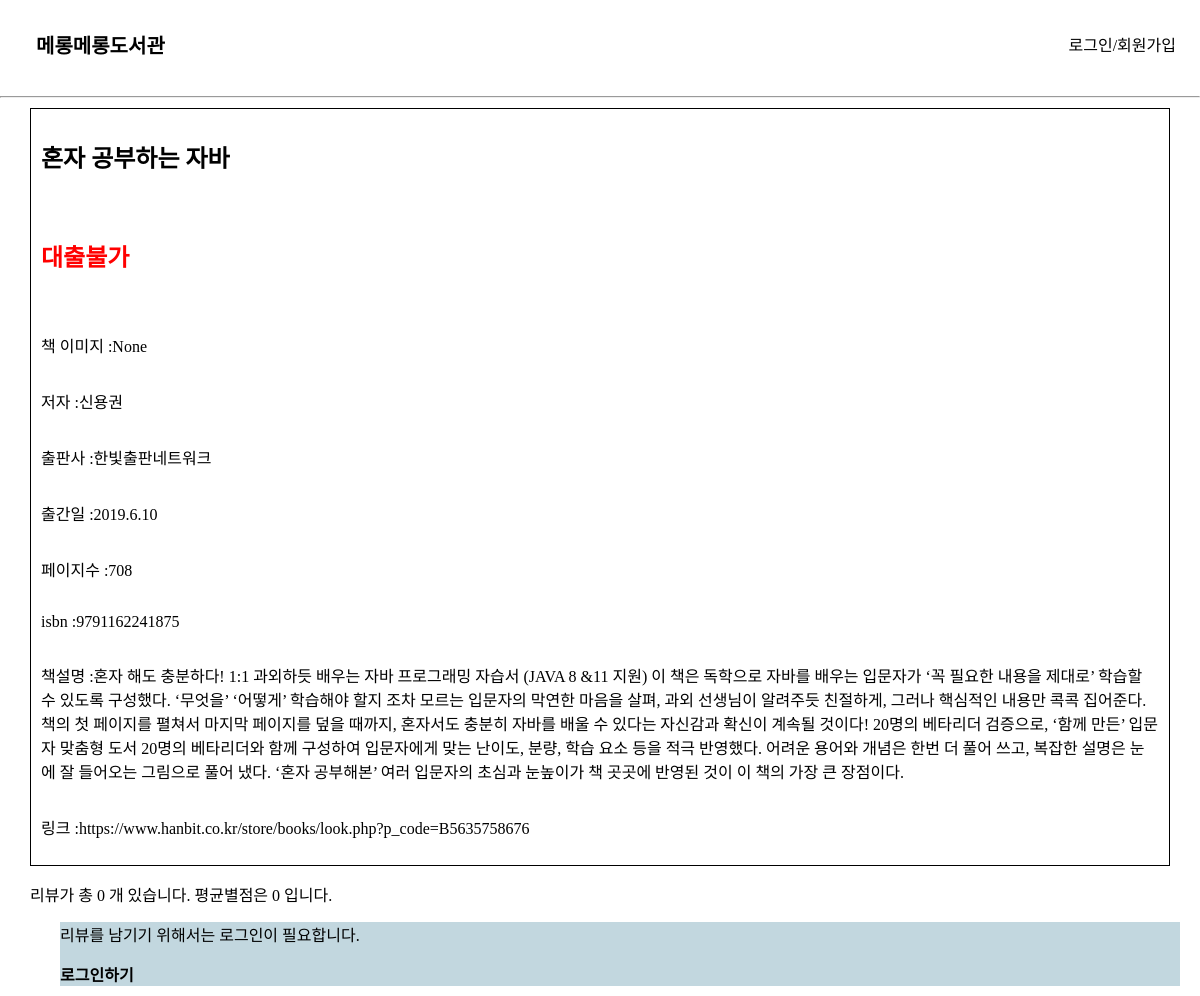
The page /book_info/29 on the database as committed earlier.
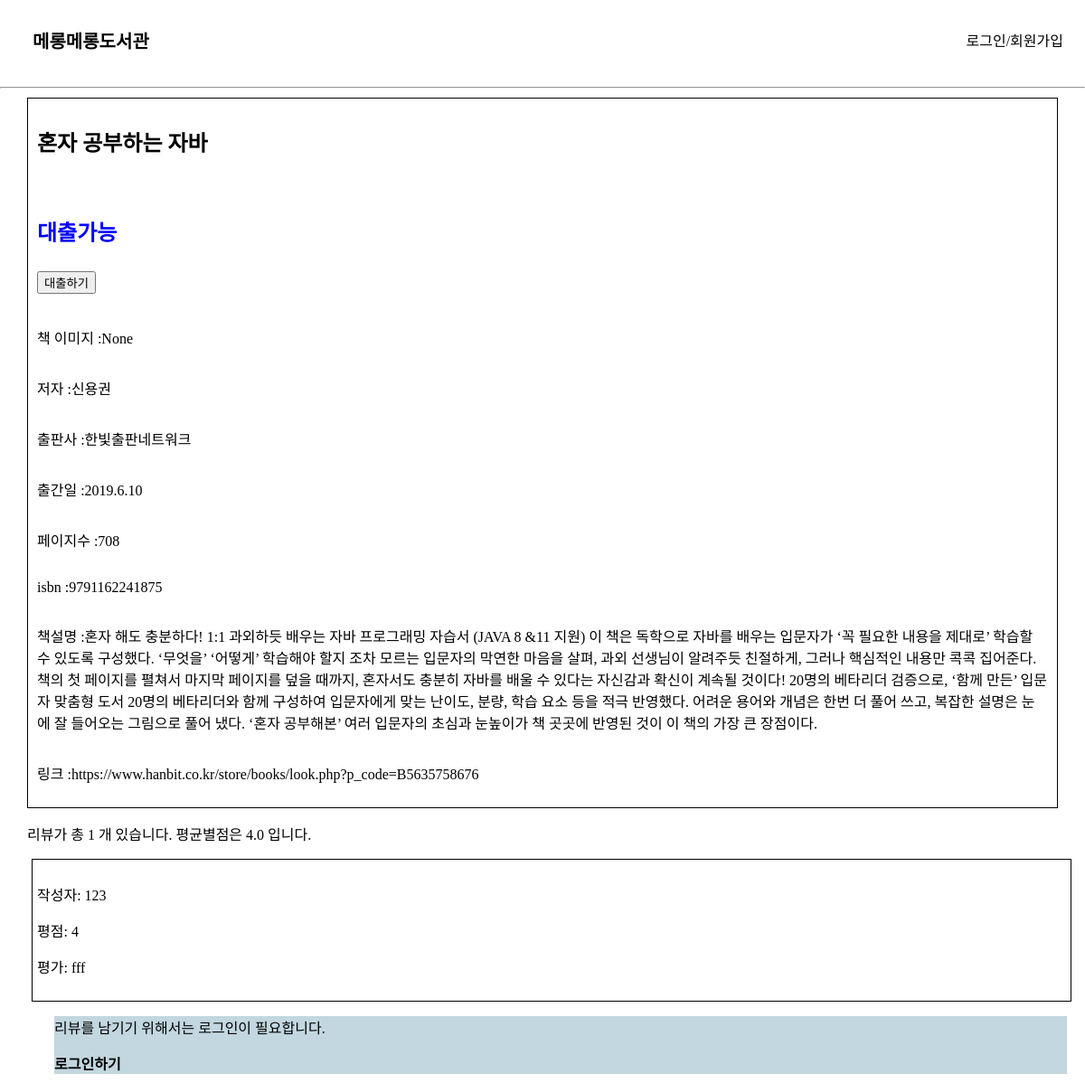
The same page on the database as committed later.
### elicelibrary/models.py (models this page shows, shortened)
class Book(db.Model):
    __tablename__     = 'Book'
    id                = db.Column(db.Integer, primary_key=True, nullable=False, autoincrement=True, unique=True)
    title             = db.Column(db.String(45), nullable=False)
    author            = db.Column(db.String(45))
    publisher         = db.Column(db.String(45))
    publication_date  = db.Column(db.String(45))
    pages             = db.Column(db.Integer)
    isbn              = db.Column(db.String(45))
    registered_date   = db.Column(db.DateTime, default=datetime.utcnow)
    description       = db.Column(db.Text())    # 길이를 정할 수 없는 문자열은 Text를 쓰면 됨
    book_link         = db.Column(db.String(255))
    book_status       = db.Column(db.String(45))   # "1" :대출가능, "0" : 대출중 , "999" : 폐기    -> 선택형 변수에 적합한 데이터타입이 있을까?
    book_img          = db.Column(db.String(45))    # 책 표지만 바뀐 경우, 또는 책이 다르지만 같은 표지를 쓰는 경우가 있기 때문에 이미지 스토리지에서 같은 이미지의 반복을 막기 위해 별도의 책 이미지 식별 용 변수를 넣음
    at_user           = db.Column(db.String(45), default=None)

class Review(db.Model):
    __tablename__     = 'Review'
    review_id         = db.Column(db.Integer, primary_key=True, nullable=False, autoincrement=True)
    rating            = db.Column(db.Integer)
    content           = db.Column(db.Text())
    user_id           = db.Column(db.String(45), db.ForeignKey('User.email'), nullable=False)
    isbn              = db.Column(db.String(45), db.ForeignKey('Book.isbn'))   # 외부키 사용할 때는 '테이블이름.속성', 객체 이름 x

### elicelibrary/views/book_api.py (the view)
@book.route('/book_info/<int:book_id>', methods=["GET"])
def book_detail(book_id):
    book_info = Book.query.filter(Book.id == book_id).first()
    book_review = Review.query.filter(Review.isbn == book_info.isbn).all()
    rating_sum, rating_avg = 0, 0
    if book_review :
        for review in book_review:
            rating_sum += review.rating
        rating_avg = round(rating_sum / len(book_review), 1)
    return render_template("book_detail.html", book = book_info, review_list = book_review, rating_avg = rating_avg, review_cnt = len(book_review))

### elicelibrary/templates/book_detail.html (shortened to what this page needs)
{% extends 'base.html' %}
{% block content %}
<div class="book-detail-info-container">
<h2> {{ book.title }}</h2>
<h2>
    {% if book.book_status == "1" %}
    <p style="color: blue;">대출가능</p>
    <form action="{{ url_for('book.checkout', book_id=book.id) }}" method="post">
        <input class='checkout-btn' type="submit" value="대출하기">
    </form>
    {% else %}
    <p style="color: red;">대출불가</p>
    {% endif %}
</h2>
<p> 책 이미지 :{{ book.book_img }}</p>
<p> 저자 :{{ book.author }}</p>
<p> 출판사 :{{ book.publisher }}</p>
<p> 출간일 :{{ book.publication_date }}</p>
<p> 페이지수 :{{ book.pages }}</p>
<p> isbn :{{ book.isbn }}</p>
<p> 책설명 :{{ book.description }}</p>
<p> 링크 :{{ book.book_link }}</p>
</div>
<div class="review-container">
    <p>리뷰가 총 {{ review_cnt }} 개 있습니다. 평균별점은 {{ rating_avg }} 입니다. </p>
    {% for review in review_list %}
    <div class="review">
        <p>작성자: {{ review.user_id }}</p>
        <p>평점: {{ review.rating }}</p>
        <p>평가: {{ review.content }}</p>
    </div>
    {% endfor %}
{% if session['login_id'] %}
<h3>리뷰 작성</h3>
<form action="{{ url_for('book.write_review', book_id=book.id) }}" method="post">
    <select name="star">
        <option value="1">1점</option>
        <option value="2">2점</option>
        <option value="3">3점</option>
        <option value="4">4점</option>
        <option value="5">5점</option>
    </select>
    <div class="form-group">
        <label for="review">리뷰</label>
        <input class="form-control" name="review" id="review" placeholder="리뷰를 작성해주세요."></input>
    </div>
    <input class="btn btn-primary" type="submit" value="리뷰 올리기">
</form>
{% else %}
<div class="login-for-review">
<p>리뷰를 남기기 위해서는 로그인이 필요합니다.</p>
<a href="{{ url_for('user.login')}}" style="font-weight: bold;">로그인하기</a>
</div>
</div>
{% endif %}
{% endblock %}

### elicelibrary/templates/base.html (shortened to what this page needs)
<!DOCTYPE html>
<html lang="en">
<head>
    <link rel="stylesheet" href="{{ url_for('static', filename='style.css') }}" />
</head>
<body>
    <header>
        <nav class="navbar">
            <a class="header-main-name" href="/">메롱메롱도서관</a>
            <ul class="navbar-menu">
                {% block nav_link %}
                {% if session['login_id'] %}
                <li><a class="nav-link" href="">{{ session['login_id'] }}님 </a></li>
                <li><a class="nav-link" href="{{ url_for('book.user_dashboard')}}">대여기록/반납하기</a></li>
                <li><a class="nav-link" href="/logout">로그아웃</a></li>
                {% else %}
                <li><a class="nav-link" href="/login">로그인/회원가입</a></li>
                {% endif %}
                {% endblock %}
            </ul>
        </nav>
    </header>
    <hr>
    {% block content %}
    {% endblock %}
</body>
</html>

### elicelibrary/static/style.css (style rules this page uses)
:root { --text-color: black; --background-color: white; --accent-color: grey; }
body { margin: 0; }
a { text-decoration: none; color: var(--text-color); }
.navbar { display: flex; justify-content: space-between; align-items: center; background-color: var(--background-color); padding: 8px 12px; }
.header-main-name { font-family: "Source Sans Pro", sans-serif; font-weight: bold; font-size: 20px; padding-left: 24px; }
.navbar-menu { display: flex; list-style: none; padding-left: 0; }
.navbar-menu li { padding: 8px 12px; }
.review-container { margin: 10px 10px 10px 30px; flex-wrap: wrap; flex-direction: column; }
.review-container .review { margin: 10px 5px 10px 5px; padding: 10px 5px 10px 5px; border: 1px solid black; }
.book-detail-info-container { margin: 10px 30px 10px 30px; padding: 10px; display: flex; flex-wrap: wrap; flex-direction: column; border: 1px solid black; }
.login-for-review { margin: 10px 10px 10px 30px; background-color: rgb(194, 215, 223); }

Rows that differ between the two databases and show on the page:
changed Book "혼자 공부하는 자바": book_status "0" → "1" (drawn)
added Review: user_id "123", rating "4", content "fff"
Other text that changed with them:
form field value: (not shown) → "대출하기"
{{ review_cnt }}: "0" → "1"
{{ rating_avg }}: "0" → "4.0"
text no longer shown: "대출불가"
text now shown: "대출가능"
